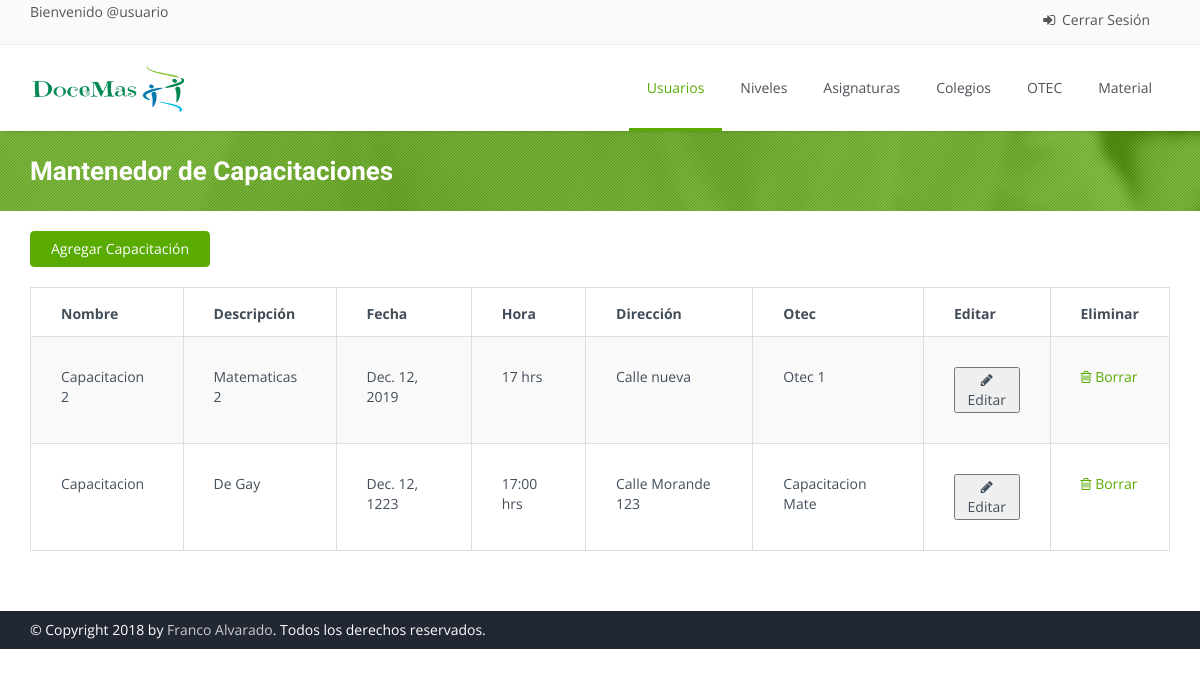
Before: /capac with the older database file.
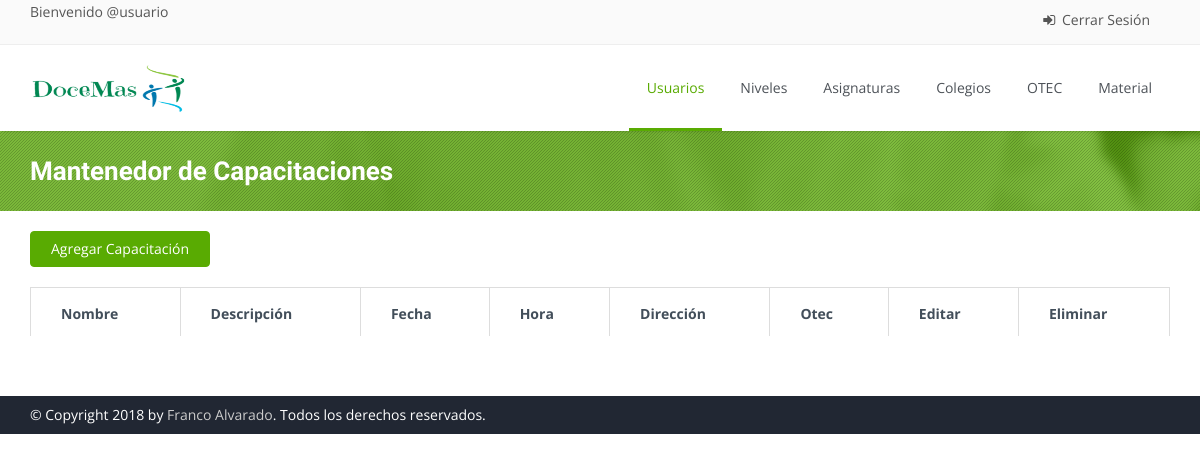
After: the same page with the newer database file.
### polls/models.py (models this page shows, shortened)
class Capacitacion(models.Model):
    otec = models.ForeignKey(Otec, on_delete=models.CASCADE)
    nombre = models.CharField(max_length=50)
    descripcion = models.CharField(max_length=200)
    fecha = models.DateField()
    hora = models.CharField(max_length=70)
    direccion = models.CharField(max_length=100)

class Otec(models.Model):
    nombre = models.CharField(max_length=50)
    direccion = models.CharField(max_length=100)
    correo = models.CharField(max_length=70)
    telefono = models.CharField(max_length=10)

### polls/views.py (the view)
# urls.py: path('capac',views.capac, name = "capac"),
def capac(request):
    return render(request,'mant_capac.html' , {'capacitaciones':Capacitacion.objects.all(), 'otecs':Otec.objects.all()})

### polls/templates/mant_capac.html (shortened to what this page needs)
<!DOCTYPE html>
<html>
    <head>
        {% load static %}
        <link rel="stylesheet" href="{% static "css/bootstrap.css" %}">
        <link rel="stylesheet" href="{% static "css/bootstrap-theme.css" %}">
        <link rel="stylesheet" href="{% static "css/fonts/font-awesome/css/font-awesome.css" %}">
        <link rel="stylesheet" href="{% static "css/animations.css" %}" media="screen">
        <link rel="stylesheet" href="{% static "css/superfish.css" %}" media="screen">
        <link rel="stylesheet" href="{% static "css/revolution-slider/css/settings.css" %}" media="screen">
        <link rel="stylesheet" href="{% static "css/revolution-slider/css/extralayers.css" %}" media="screen">
        <link rel="stylesheet" href="{% static "css/prettyPhoto.css" %}" media="screen">
        <link rel="stylesheet" href="{% static "css/style.css" %}">
        <link rel="stylesheet" href="{% static "css/colors/green.css" %}" class="colors">
        <link rel="stylesheet" href="{% static "css/theme-responsive.css" %}">
        <link rel="stylesheet" href="{% static "css/sweetalert2.min.css" %}" type="text/css">
    </head>
    <body class="home">
        <div class="wrap">
            <header id="header">
                <div class="top-bar">
                    <div class="slidedown collapse">
                        <div class="container">
                            <div class="pull-left">
                                <p>Bienvenido @usuario </p>
                            </div>
                            <div class="phone-login pull-right">
                                <a href="/." data-toggle="modal" data-target="#"><i class="fa fa-sign-in"></i> Cerrar Sesión</a>
                            </div>
                        </div>
                    </div>
                </div>
                <div class="main-header">
                    <div class="container">
                        <div class="logo pull-left">
                            <h1>
                                <a href="/adm">
                                <img class="" src="{% static "img/carrusel/logodocemas.png" %}" alt="DoceMas" width="160" height="60">
                                </a>
                            </h1>
                        </div>
                        <nav class="collapse navbar-collapse menu">
                            <ul class="nav navbar-nav sf-menu">
                                <li>
                                    <a id="current" href="usuario">
                                    Usuarios
                                    </a>
                                </li>
                                <li>
                                    <a id="" href="nivel">
                                    Niveles
                                    </a>
                                </li>
                                <li>
                                    <a id="" href="asig">
                                    Asignaturas
                                    </a>
                                </li>
                                <li>
                                    <a id="" href="colegio">
                                    Colegios
                                    </a>
                                </li>
                                <li>
                                    <a id="" href="otec">
                                    OTEC
                                    </a>
                                </li>
                                <li>
                                    <a id="" href="#">
                                    Material
                                    </a>
                                </li>
                            </ul>
                        </nav>
                    </div>
                </div>
            </header>
            <section id="main">
                <div class="breadcrumb-wrapper">
                    <div class="pattern-overlay">
                        <div class="container">
                            <div class="row">
                                <div class="col-lg-6 col-md-6 col-xs-12 col-sm-6">
                                    <h2 class="title">Mantenedor de Capacitaciones</h2>
                                </div>
                            </div>
                        </div>
                    </div>
                </div>
                <div class="content margin-bottom60">
                    <div class="container">
                        <div class="row">
                            <div class="col-sm-12 col-md-12">
                                <table class="shopping-cart-table table">
                                    <tbody>
                                        <tr>
                                            <td class="action no-border">
                                                <a class="update btn btn-color pull-left" href="#" data-toggle="modal" data-target="#add_cap"> Agregar Capacitación</a>
                                            </td>
                                        </tr>
                                    </tbody>
                                </table>
                                <div class="table-box">
                                    <table class="shopping-cart-table responsive-table table table-bordered table-striped" id="shopping-cart-table">
                                        <thead>
                                            <tr>
                                                <th>Nombre</th>
                                                <th>Descripción</th>
                                                <th>Fecha</th>
                                                <th>Hora</th>
                                                <th>Dirección</th>
                                                <th>Otec</th>
                                                <th>Editar</th>
                                                <th>Eliminar</th>
                                            </tr>
                                        </thead>
                                        <tbody>
                                            {% for elemento in capacitaciones %}
                                                <tr id="datos">
                                                    <td>{{elemento.nombre}}</td>
                                                    <td>{{elemento.descripcion}}</td>
                                                    <td>{{elemento.fecha}}</td>
                                                    <td>{{elemento.hora}}</td>
                                                    <td>{{elemento.direccion}}</td>
                                                    <td>{{elemento.otec.nombre}}</td>
                                                    <td>
                                                        <button type="button" data-toggle="modal" data-target="#edit_cap" onclick="cap_datos('{{elemento.id}}', '{{elemento.nombre}}', '{{elemento.descripcion}}', '{{elemento.fecha}}', '{{elemento.hora}}', '{{elemento.direccion}}', '{{elemento.otec.id}}' )"><i class="fa fa-pencil"></i> Editar</a></button>
                                                    </td>
                                                    <td>
                                                        <a href="#"><i class="fa fa-trash-o"></i> Borrar</a>
                                                    </td>
                                                </tr>
                                            {% endfor %}
                                        </tbody>
                                    </table>
                                </div>
                            </div>
                        </div>
                    </div>
                </div>
            </section>
            <div class="footer-bottom">
                <div class="container">
                    <div class="row">
                        <div class="col-lg-6 col-md-6 col-xs-12 col-sm-6 ">
                            <p class="credits">&copy; Copyright 2018 by <a href="#">Franco Alvarado</a>. Todos los derechos reservados. </p>
                        </div>
                    </div>
                </div>
            </div>
    </body>
</html>

### polls/static/css/superfish.css (style rules this page uses)
.sf-menu,.sf-menu * { margin:0; padding:0; list-style:none; }
.sf-menu li { position:relative; }
.sf-menu>li { float:left; }
.sf-menu a { display:block; position:relative; }
.menu ul { margin:0; padding:0; list-style:none; }
.menu ul li { position:relative }
.menu>ul li { float:left; }
.menu ul a { display:block; position:relative; }
.menu ul a { text-decoration:none; }
.menu ul>li>a { color:#4D5258; font-weight:400; font-size:14px; line-height:18px; padding:10px 15px; overflow:hidden; border-bottom:3px solid transparent; }
#current,.menu ul li a:hover,.menu ul>li:hover>a { background-color: transparent; }
.menu ul li a { -webkit-transition:border 150ms ease-in-out,background-color 150ms ease-in-out; -moz-transition:border 150ms ease-in-out,background-color 150ms ease-in-out; -o-transition:border 150ms ease-in-out,background-color 150ms ease-in-out; -ms-transition:border 150ms ease-in-out,background-color 150ms ease-in-out; transition:border 150ms ease-in-out,background-color 150ms ease-in-out; }

### polls/static/css/colors/green.css (style rules this page uses)
.btn:focus, .subscribe-btn, .progress .progress-bar, .accordionMod .panel-heading .current, #current:after, .tp-leftarrow.default:hover, .tp-rightarrow.default:hover, .contact-box:hover, .ch-info-wrap, .ch-info .ch-info-back, .content-box-about .ch-info-front, figure.effect-zoe figcaption, h2.form-signin-heading, a.prev,a.next, a.prev,a.next { background: #59ab02; }
.btn-color { color: #fff !important; background-color: #59ab02 !important; border-color: #59ab02 !important; }
#current,.menu ul li a:hover,.menu ul>li:hover>a, h2.form-signin-heading { border-bottom: 3px solid #59ab02; }
a, .post-item h4 a:hover, .cn-wrapper li a:hover, .cn-wrapper li a.active, .color, ul.list.icons li i, #current, #current span, .menu ul > li > a:hover, .menu ul > li > a:hover span, #not-found h2, .bx-wrapper .bx-controls-direction a i, .pagination > li > a, .pagination > li > span, .phone-login a:hover, .price, .random-box-icon { color: #59ab02; }
.pattern-overlay { background-color: rgba(89, 171, 2, 0.75); }

### polls/static/css/theme-responsive.css (style rules this page uses)
@media (min-width: 980px) { nav.menu { float: right !important } }
@media (min-width: 980px) { .menu > ul li { float: left } }
@media (min-width: 980px) { .menu ul>li>a { padding: 34px 18px 31px 18px } }
@media (min-width: 980px) { .top-bar .collapse { display: block !important; visibility: visible !important; height: auto !important; overflow: visible !important; padding-bottom: 0; } }

Changed rows visible on the page:
removed Capacitacion: nombre "Capacitacion 2", descripcion "Matematicas 2", fecha "Dec. 12, 2019", hora "17 hrs", direccion "Calle nueva", otec.nombre "Otec 1"
removed Capacitacion: nombre "Capacitacion", descripcion "De Gay", fecha "Dec. 12, 1223", hora "17:00 hrs", direccion "Calle Morande 123", otec.nombre "Capacitacion Mate"
